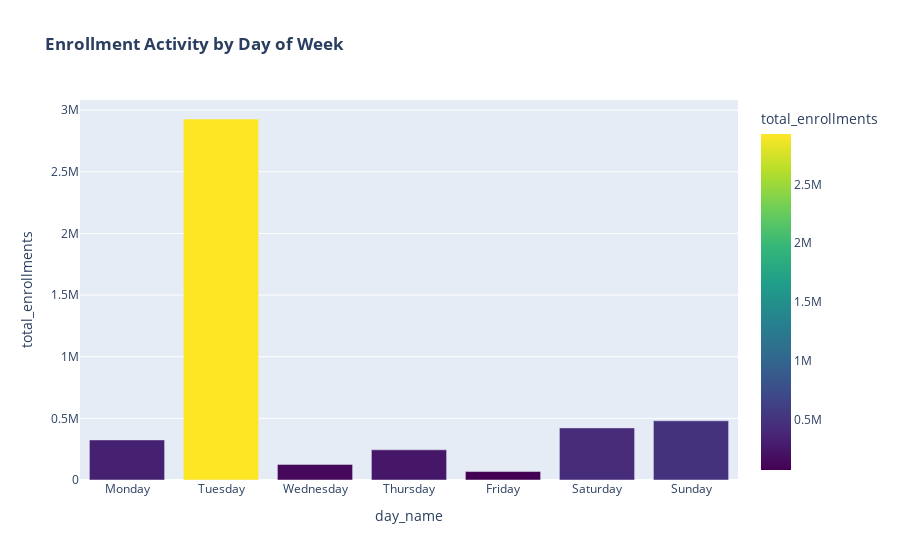

The notebook cell saved with this chart:
### Code cell
# Day of Week Analysis
dow_enrollment = df_enrolment.groupby('day_of_week')['total_enrollments'].sum().reset_index()
dow_enrollment['day_name'] = ['Monday', 'Tuesday', 'Wednesday', 'Thursday', 'Friday', 'Saturday', 'Sunday']

fig = px.bar(
    dow_enrollment,
    x='day_name',
    y='total_enrollments',
    color='total_enrollments',
    color_continuous_scale='Viridis',
    title='<b>Enrollment Activity by Day of Week</b>'
)
fig.update_layout(showlegend=False)
fig.show()

print("\n💡 Insight: Weekday vs Weekend enrollment patterns reveal operational capacity utilization.")

### Figure 1 — Plotly figure (JSON) as saved in the notebook; plotly's stock layout.template omitted (floating-point values rounded to 4 significant figures)
{"data": [{"hovertemplate": "day_name=%{x}<br>total_enrollments=%{marker.color}<extra></extra>", "legendgroup": "", "marker": {"color": [325254, 2928300, 126711, 244891, 68612, 422586, 480422], "coloraxis": "coloraxis", "pattern": {"shape": ""}}, "name": "", "orientation": "v", "showlegend": false, "textposition": "auto", "type": "bar", "x": ["Monday", "Tuesday", "Wednesday", "Thursday", "Friday", "Saturday", "Sunday"], "xaxis": "x", "y": [325254, 2928300, 126711, 244891, 68612, 422586, 480422], "yaxis": "y"}], "layout": {"barmode": "relative", "coloraxis": {"colorbar": {"title": {"text": "total_enrollments"}}, "colorscale": [[0, "#440154"], [0.1111, "#482878"], [0.2222, "#3e4989"], [0.3333, "#31688e"], [0.4444, "#26828e"], [0.5556, "#1f9e89"], [0.6667, "#35b779"], [0.7778, "#6ece58"], [0.8889, "#b5de2b"], [1, "#fde725"]]}, "legend": {"tracegroupgap": 0}, "showlegend": false, "title": {"text": "<b>Enrollment Activity by Day of Week</b>"}, "xaxis": {"anchor": "y", "domain": [0, 1], "title": {"text": "day_name"}}, "yaxis": {"anchor": "x", "domain": [0, 1], "title": {"text": "total_enrollments"}}}}
